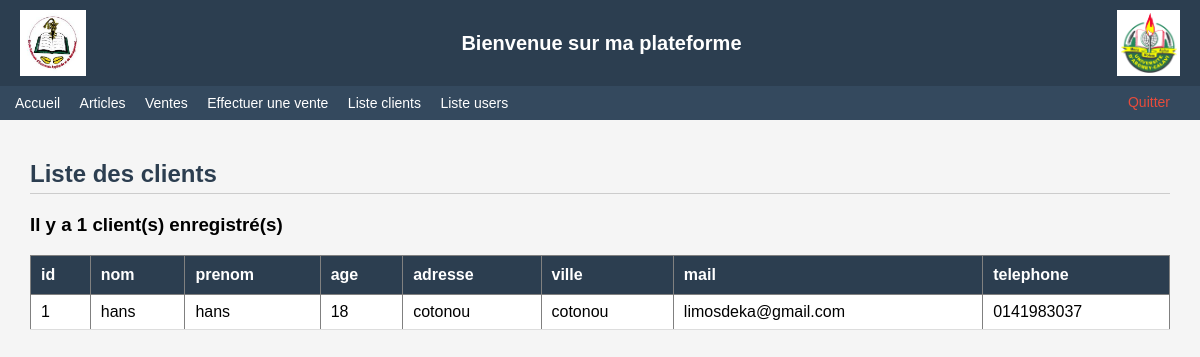
The page /clients.php (signed in) on the database its author committed.
### tables this page shows
CREATE TABLE `clients` (
  `id` int(11) NOT NULL,
  `nom` varchar(50) NOT NULL,
  `prenom` varchar(50) NOT NULL,
  `age` int(11) NOT NULL,
  `adresse` varchar(100) NOT NULL,
  `ville` varchar(50) NOT NULL,
  `mail` varchar(100) NOT NULL,
  `telephone` varchar(20) NOT NULL,
  `mot_de_passe` varchar(255) NOT NULL
);

### clients.php (the view, shortened to what this page needs)
<!DOCTYPE html>
<html lang="fr">
<head>
    <link rel="stylesheet" href="style.css">
</head>
<body>
<header>
    <img src="images/logo_eneam.png" alt="Logo ENEAM">
    <h1>Bienvenue sur ma plateforme</h1>
    <img src="images/logo_uac.png" alt="Logo UAC">
</header>
<nav>
    <a href="accueil.php">Accueil</a>
    <a href="articles.php">Articles</a>
    <a href="ventes.php">Ventes</a>
<a href="effectuer_vente.php">Effectuer une vente</a>
    <a href="clients.php">Liste clients</a> <a href="users.php">Liste users</a>
    <a href="deconnexion.php" class="quitter">Quitter</a>
</nav>
<main>
<h2>Liste des clients</h2>
<?php
$idcom = connexobjet('projet_web','myparam');
$requete = "SELECT id, nom, prenom, age, adresse, ville, mail, telephone FROM clients ORDER BY nom";
$result  = $idcom->query($requete);
if(!$result)
{
    echo "Lecture impossible";
}
else
{
    $nbclient = $result->num_rows;
    $nbcol    = $result->field_count;
    $titres   = $result->fetch_fields();
    echo "<h3>Il y a $nbclient client(s) enregistré(s)</h3>";
    echo "<table border='1'><tr>";
    foreach($titres as $nomcol => $val)
    {
        echo "<th>".$titres[$nomcol]->name."</th>";
    }
    echo "</tr>";
    for($i=0; $i<$nbclient; $i++)
    {
        $ligne = $result->fetch_row();
        echo "<tr>";
        for($j=0; $j<$nbcol; $j++)
        {
            echo "<td>".$ligne[$j]."</td>";
        }
        echo "</tr>";
    }
    echo "</table>";
}
?>
</main>
</body>
</html>

### style.css (style rules this page uses)
body { font-family: Arial, sans-serif; background-color: #f5f5f5; margin: 0; padding: 0; }
header { background-color: #2c3e50; color: white; padding: 10px 20px; display: flex; justify-content: space-between; align-items: center; }
header h1 { font-size: 20px; text-align: center; flex: 1; }
header img { height: 60px; background: white; padding: 3px; }
nav { background-color: #34495e; padding: 8px 15px; }
nav a { color: white; text-decoration: none; margin-right: 15px; font-size: 14px; }
nav a.quitter { color: #e74c3c; float: right; }
main { padding: 20px 30px; }
h2 { color: #2c3e50; border-bottom: 1px solid #ccc; padding-bottom: 5px; }
table { width: 100%; border-collapse: collapse; background-color: white; margin-top: 10px; }
table th { background-color: #2c3e50; color: white; padding: 10px; text-align: left; }
table td { padding: 8px 10px; border-bottom: 1px solid #ddd; }

### rows shown on the page
clients: id "1", nom "hans", prenom "hans", age "18", adresse "cotonou", ville "cotonou", mail "limosdeka@gmail.com", telephone "0141983037"

### other values the page prints
$nbclient "1"
$titres[$nomcol]->name "id"
$titres[$nomcol]->name "nom"
$titres[$nomcol]->name "prenom"
$titres[$nomcol]->name "age"
$titres[$nomcol]->name "adresse"
$titres[$nomcol]->name "ville"
$titres[$nomcol]->name "mail"
$titres[$nomcol]->name "telephone"
